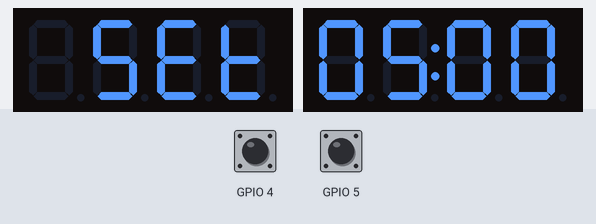
A sketch run on a simulated ESP32-S2. Parts: 2 × 4-digit seven-segment display. Inputs (shaded band) come from the test bench; at power-on: GPIO 4 HIGH, GPIO 5 HIGH.

Above: at 1.2 s.
1.3 s: GPIO 4 pulled LOW for 0.15 s
At 3.4 s:
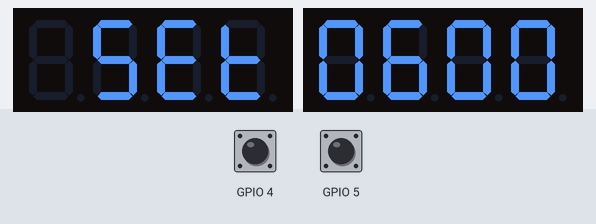
4.4 s: GPIO 5 pulled LOW for 0.15 s
At 6.3 s:
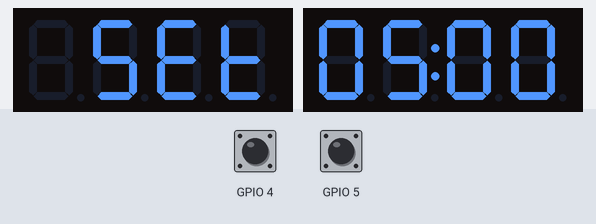
7.5 s: GPIO 4 pulled LOW for 1 s
At 11.4 s:
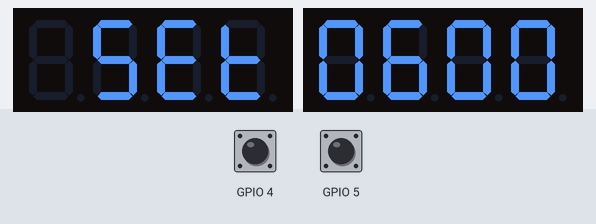
11.5 s: GPIO 5 pulled LOW for 1 s
At 18.3 s:
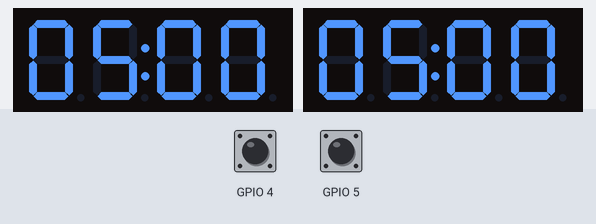
Timing chart, 0 to 19.5 s (numbered marks = the images above; inputs shaded):
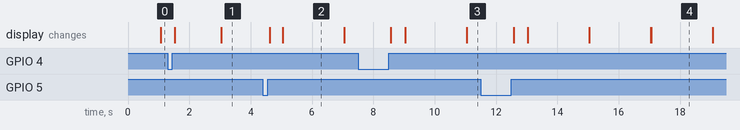

The sketch:

Chess_clock.ino
```cpp
/* Chess clock
ESP 32 S2 mini - Sewerman_cz
--------------
pinout
EN    1   |   | 40  39
3     2   |   | 38  37
5     4   |   | 36  35
7     6   |   | 34  33
9     8   |   | 21  18
11    10  |   | 17  16
12    13  |   | GND GND
3,3V  14  |   | 12  VBUS
Reset      |  | 0
          USB C


This project use displays with TM1613 drivers
---------------------------------------------
Segments
   -      A
 |   |  F   B
   -      G
 |   |  E   C
   -  .   D   DP
The main functions include:

setSegments() – Set the raw value of the segments of each digit
showNumberDec() – Display a decimal number
showNumberDecEx() – Display a decimal number with decimal points or colon
setBrightness() – Set the brightness of the display
clear() – Clear the display


*/

// Libraries
#include <Arduino.h>
#include <TM1637Display.h> // For displays
#include <ButtonDebounce.h> // For buttons


// Definition
// First display the connections pins
#define CLK_1 8
#define DIO_1 9
// Second display the connections pins
#define CLK_2 6
#define DIO_2 7
//Buttons
ButtonDebounce button_1(4, 50); // Button on pin 4
ButtonDebounce button_2(5, 50); // Button on pin 5

//Initialization
long start_time = 5*60 ; //Starting time 5 minute
int set_time = 5; // Time for setting timer
long set_timer = 15; // Timer for setting
long player_1_timer = start_time;
int player_1_time;
long player_2_timer = start_time;
int player_2_time;
int player = 0; // 0 = set, 1 = player_1, 2 = player_2, 10 = befor start
int dots = 0; //variable for displaying colon
int prev_time=0;
uint8_t vypis[] = { 0, 0, 0, 0 };


// an array that sets individual segments per digit to display the word "set"
const uint8_t set[] = {
  SEG_A | SEG_C | SEG_D | SEG_F | SEG_G,  // S
  SEG_A | SEG_D | SEG_E | SEG_F | SEG_G,          // E
  SEG_D | SEG_E | SEG_F | SEG_G ,  // t

};

// Create display object of type TM1637Display:
TM1637Display display_1(CLK_1, DIO_1);
TM1637Display display_2(CLK_2, DIO_2);

//Functions
// Function for displaying numbers
void show_time(int x, long time){

  vypis[0] = display_1.encodeDigit((time/60)/10);
  vypis[1] = display_1.encodeDigit((time/60)%10);
  vypis[2] = display_1.encodeDigit((time%60)/10);
  vypis[3] = display_1.encodeDigit((time%60)%10);

  //displaying colons
  if (dots == 1){
    vypis[1] = vypis[1]+128;
  }

  if (x==1)
{
  // information on the display
  display_1.setSegments(vypis);
} else if (x==2){
  // information on the display
  display_2.setSegments(vypis);
}

  return;
}

void setup() {
  // brightness adjustment in the range 0-7
  display_1.setBrightness(5);
  display_2.setBrightness(5);
  display_1.clear();
  display_2.clear();

}

void loop()
{
  //getting time from start
  long time = millis()/1000;

  // Updating state of  the buttons
  button_1.update();
  button_2.update();

  // displaying colon every seccond
  if (prev_time < time) {
    prev_time = time + 1;
    if (dots == 0){
      dots = 1;
    } else {
      dots = 0;
    }
  }

  // Reset program
  if ((button_1.state() == 0) && (button_2.state() == 0)){
    set_timer = set_time + time;
    player = 0;
    display_1.setBrightness(5);
    display_2.setBrightness(5);
    display_1.clear();
    display_2.clear();
  }


  switch (player){
    case 0: // Setting playing time
      display_1.setSegments(set,3,1);
      if (button_1.state() == 0) {
        start_time += 60;
        while (button_1.state() == 0) {
          button_1.update();
        }
        set_timer = set_time + time;
      }
      if (button_2.state() == 0) {
        if (start_time >=60){
          start_time -= 60;
          while (button_2.state() == 0) {
            button_2.update();
          }
          set_timer = set_time + time;
        }
      }
      show_time(2,start_time);
      if (set_timer < time){
        player = 10;
      }
      break;


    case 1: // Player 1 play
      if (player_1_timer - (time - player_1_time) <=0){
        display_1.setBrightness(0);
        display_2.setBrightness(7);
        player = 11;
      } else {
        display_1.setBrightness(7);
        display_2.setBrightness(0);
      }
      show_time(1,(player_1_timer - (time - player_1_time)));
      show_time(2, player_2_timer);


      if (button_1.state() == 0) {
       player = 2;
       player_1_timer = player_1_timer - (time - player_1_time);
       player_2_time = time;

      }
      break;


    case 2:  //Player 2 play
      if (player_2_timer - (time - player_2_time) <=0){
        display_1.setBrightness(7);
        display_2.setBrightness(0);
        player = 12;
      } else {
        display_1.setBrightness(0);
        display_2.setBrightness(7);
      }
      show_time(1, player_1_timer);
      show_time(2,(player_2_timer - (time - player_2_time)));


      if (button_2.state() == 0) {
       player = 1;
       player_2_timer = player_2_timer - (time - player_2_time);
       player_1_time = time;

      }

      break;

    case 10: //time befor start
      display_1.setBrightness(0);
      display_2.setBrightness(0);
      show_time(1,start_time);
      show_time(2,start_time);
      player_1_timer = start_time;
      player_2_timer = start_time;

      if (button_1.state() == 0) {
        while (button_1.state() == 0) {
          button_1.update();
        }
       player = 1;
       player_1_time = time;
      }
      if (button_2.state() == 0) {
        while (button_2.state() == 0) {
          button_2.update();
        }
       player = 2;
       player_2_time = time;
      }
      break;

  }

}
```

Measured:
- after the input at 1.3 s, the display: first changes after 0.22 s (image 1 shows a later state)
